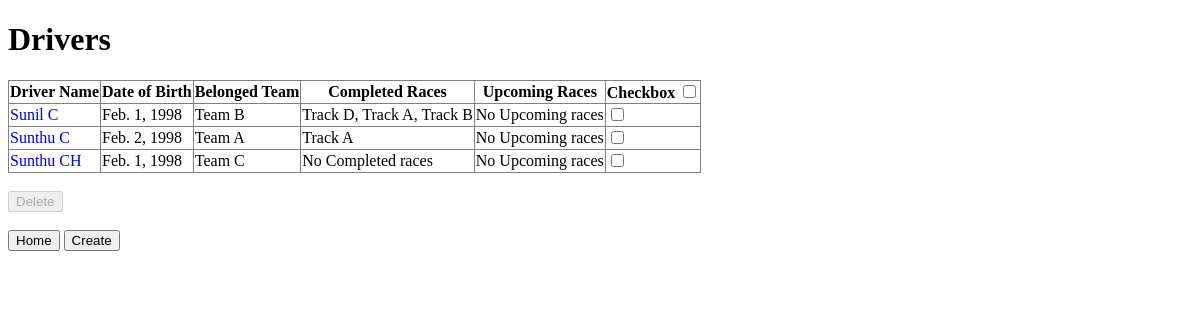
Page /racing/drivers/ on the committed database.
### racing/models.py (models this page shows, shortened)
class Driver(models.Model):
    first_name = models.CharField(max_length=96)
    last_name = models.CharField(max_length=96)
    date_of_birth = models.DateField(validators=[MaxValueValidator(limit_value=date(2000,12,31))])
    team = models.ForeignKey(Team,on_delete=models.SET_NULL,related_name='drivers',null=True,
    blank=True)
    class Meta:
        constraints = [models.UniqueConstraint(fields=['first_name','last_name'],
        name='unique_driver_name')]
    def completed_races(self):
        return self.races.filter(race_date__lt=date.today())
    def upcoming_races(self):
        return self.races.filter(race_date__gte=date.today())

class Team(models.Model):
    team_name = models.CharField(max_length=256,unique=True)
    city = models.CharField()
    country = models.CharField()
    logo_image = models.ImageField(upload_to='TeamLogos/', validators=[check_logo_size])
    description = models.TextField(max_length=1024, blank=True)

class Race(models.Model):
    track_name = models.CharField(max_length=256, unique=True)
    city = models.CharField()
    country = models.CharField()
    race_date = models.DateField()
    registration_closure_date = models.DateField(null=True, blank=True)
    drivers = models.ManyToManyField(Driver, blank=True, related_name='races')

### racing/views.py (the view)
# urls.py: path('racing/drivers/', views.driver_list, name='driver_list'),
def driver_list(request):
    drivers = Driver.objects.all()
    return render(request, 'drivers/driver_list.html',{'drivers': drivers})

### template/drivers/driver_list.html (shortened to what this page needs)
{% load static %}
<!DOCTYPE html>
<html>
<head>
    <link rel="stylesheet" type="text/css" href="{% static 'css/styles.css' %}">
</head>
<body>
    <h1>Drivers</h1>
    <form method="post" action="{% url 'driver_delete' %}">
        <table border="1">
            <tr>
                <th>Driver Name</th>
                <th>Date of Birth</th>
                <th>Belonged Team</th>
                <th>Completed Races</th>
                <th>Upcoming Races</th>
                <th>Checkbox <input type="checkbox" id="select-all"></th>
            </tr>
            {% for driver in drivers %}
            <tr>
                <td class="name"><a href="{% url 'driver_view' driver.id %}">{{ driver.first_name }} {{ driver.last_name }}</td></a>
                <td>{{ driver.date_of_birth }}</td>
                <td>{{ driver.team.team_name | default:'None' }}</td>
                <td>
                    {% for race in driver.completed_races %}
                        {{ race.track_name }}{% if not forloop.last %}, {% endif %}
                    {% empty %}
                        No Completed races
                    {% endfor %}
                </td>
                <td>
                    {% for race in driver.upcoming_races %}
                        {{ race.track_name }}{% if not forloop.last %}, {% endif %}
                    {% empty %}
                        No Upcoming races
                    {% endfor %}
                </td>
                <td>
                    <input type="checkbox" name="driver_ids" value="{{ driver.id }}">
                </td>
            </tr>
            {% endfor %}
        </table>
    <br>
    <button id="delete-button" type="submit" onclick="return confirm('Are you sure yo want to delete this driver?');">Delete</button>
    </form>
    <br>
    <br>
    <a href="{% url 'home' %}"><button type="button">Home</button></a>
    <a href="{% url 'driver_create' %}"><button type="submit">Create</button></a>
</body>
</html>

### static/css/styles.css (style rules this page uses)
table { border-collapse: collapse; }
.name a { text-decoration: none; }
form { display: inline; }
button:disabled { cursor: not-allowed; }

### rows in the picture
Driver: first_name "Sunil", last_name "C", date_of_birth "Feb. 1, 1998", team.team_name "Team B"
Race: track_name "Track D"
Race: track_name "Track A"
Race: track_name "Track B"
Driver: first_name "Sunthu", last_name "C", date_of_birth "Feb. 2, 1998", team.team_name "Team A"
Driver: first_name "Sunthu", last_name "CH", date_of_birth "Feb. 1, 1998", team.team_name "Team C"
